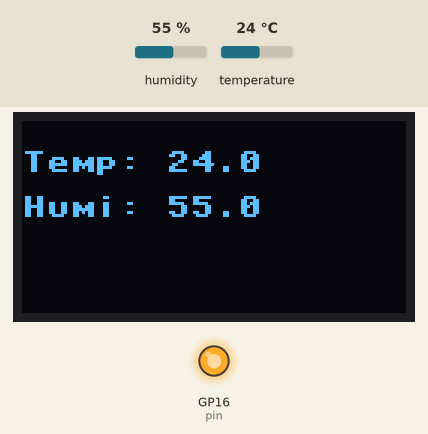
This program was run on a simulated Raspberry Pi Pico running MicroPython. Shown: 128×64 one-colour display, output pins drawn as LEDs (lit = HIGH). The test bench sets the inputs (shaded band); at power-on: humidity 55 %, temperature 24 °C.

Above: at 1.2 s.
1.3 s: humidity set to 22 %
At 2.9 s:
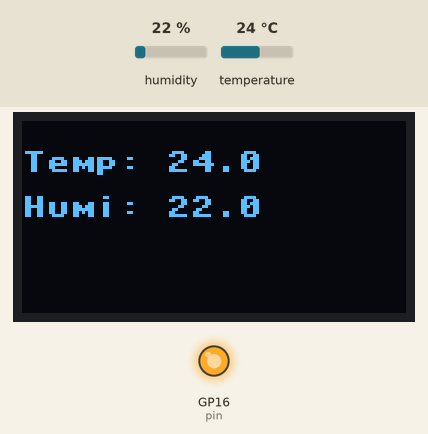
4.0 s: temperature set to 12 °C
At 5.3 s:
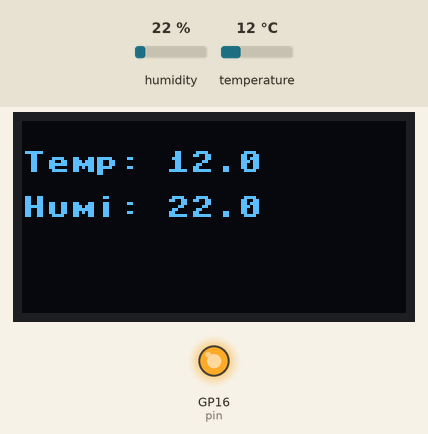
6.7 s: humidity set to 40 %
At 9.0 s:
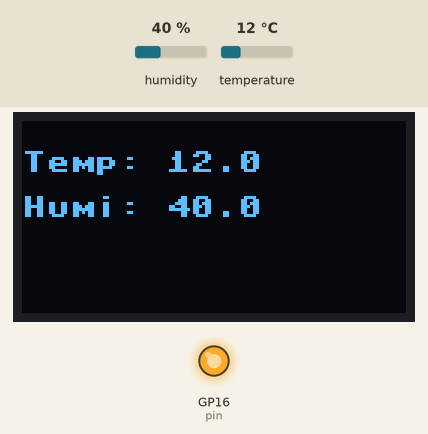
9.6 s: temperature set to 19 °C
Timing chart, 0 to 12.6 s (numbered marks = the images above; inputs shaded):
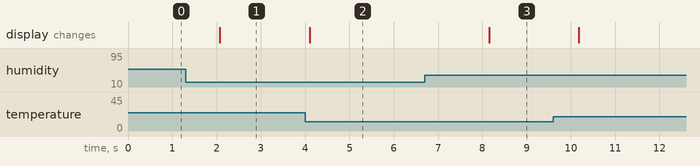

The program:

dht11_with_oled.py
```python
import machine
from machine import Pin, SoftI2C
import ssd1306
import utime
from dht import DHT11, InvalidChecksum

i2c = machine.SoftI2C(scl=machine.Pin(5), sda=machine.Pin(4))
pin = machine.Pin(16, machine.Pin.OUT)
pin.value(0)
pin.value(1)

oled_width = 128
oled_height = 64
oled = ssd1306.SSD1306_I2C(oled_width, oled_height, i2c)

while True:
    dht_pin = machine.Pin(28, machine.Pin.OUT, machine.Pin.PULL_DOWN)
    sensor = DHT11(dht_pin)
    try:
        t = sensor.temperature
        h = sensor.humidity

        oled.fill(0)
        oled.text("Temp: {}".format(t), 0, 10)
        oled.text("Humi: {}".format(h), 0, 25)
        oled.show()
    except InvalidChecksum:
        pass

    utime.sleep(2)
```

Measured:
- after the input at 1.3 s, the display: changes after 0.78 s (image 1)
- after the input at 4.0 s, the display: changes after 0.10 s (image 2)
- after the input at 6.7 s, the display: changes after 1.5 s (image 3)
